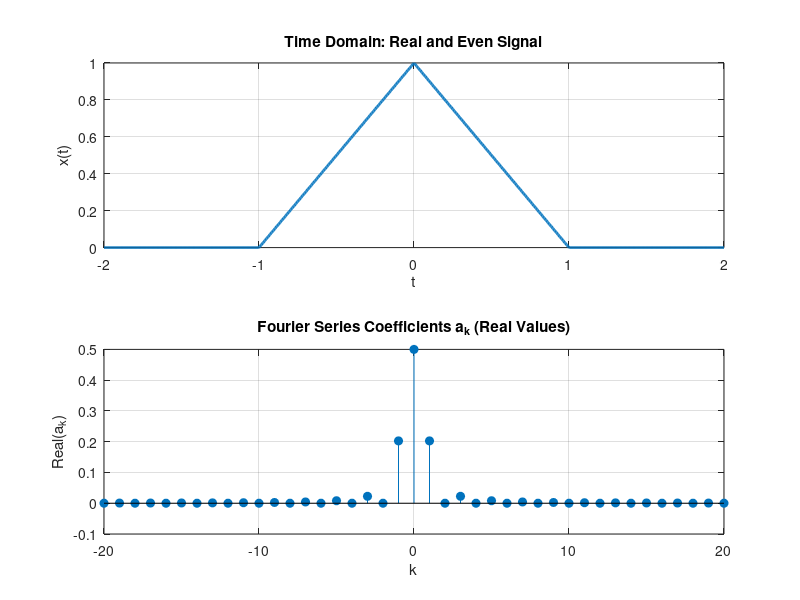

Reproduce this figure in MATLAB.
% Time-domain setup
T = 2;                             % Signal period
t = linspace(-T, T, 1000);         % Time vector
x = 1 - abs(t);                    % Triangular waveform (centered at 0)
x(t <= -1 | t >= 1) = 0;           % Cutoff outside [-1, 1] for periodic window

% Fourier Series coefficients (numerical approximation)
N = 20;                            % Number of harmonics
k_vals = -N:N;                     % Harmonic indices
a_k = zeros(size(k_vals));        % Coefficient array
w0 = 2 * pi / T;                   % Fundamental angular frequency

for i = 1:length(k_vals)
    k = k_vals(i);
    integrand = x .* exp(-1j * k * w0 * t);  % Integrand for a_k
    a_k(i) = (1/T) * trapz(t, integrand);    % Numerical integration
end

% Plot time-domain signal
figure;
subplot(2,1,1);
plot(t, x, 'LineWidth', 2);
title('Time Domain: Real and Even Signal');
xlabel('t'); ylabel('x(t)');
grid on;

% Plot real part of Fourier coefficients
subplot(2,1,2);
stem(k_vals, real(a_k), 'filled');
title('Fourier Series Coefficients a_k (Real Values)');
xlabel('k'); ylabel('Real(a_k)');
grid on;

